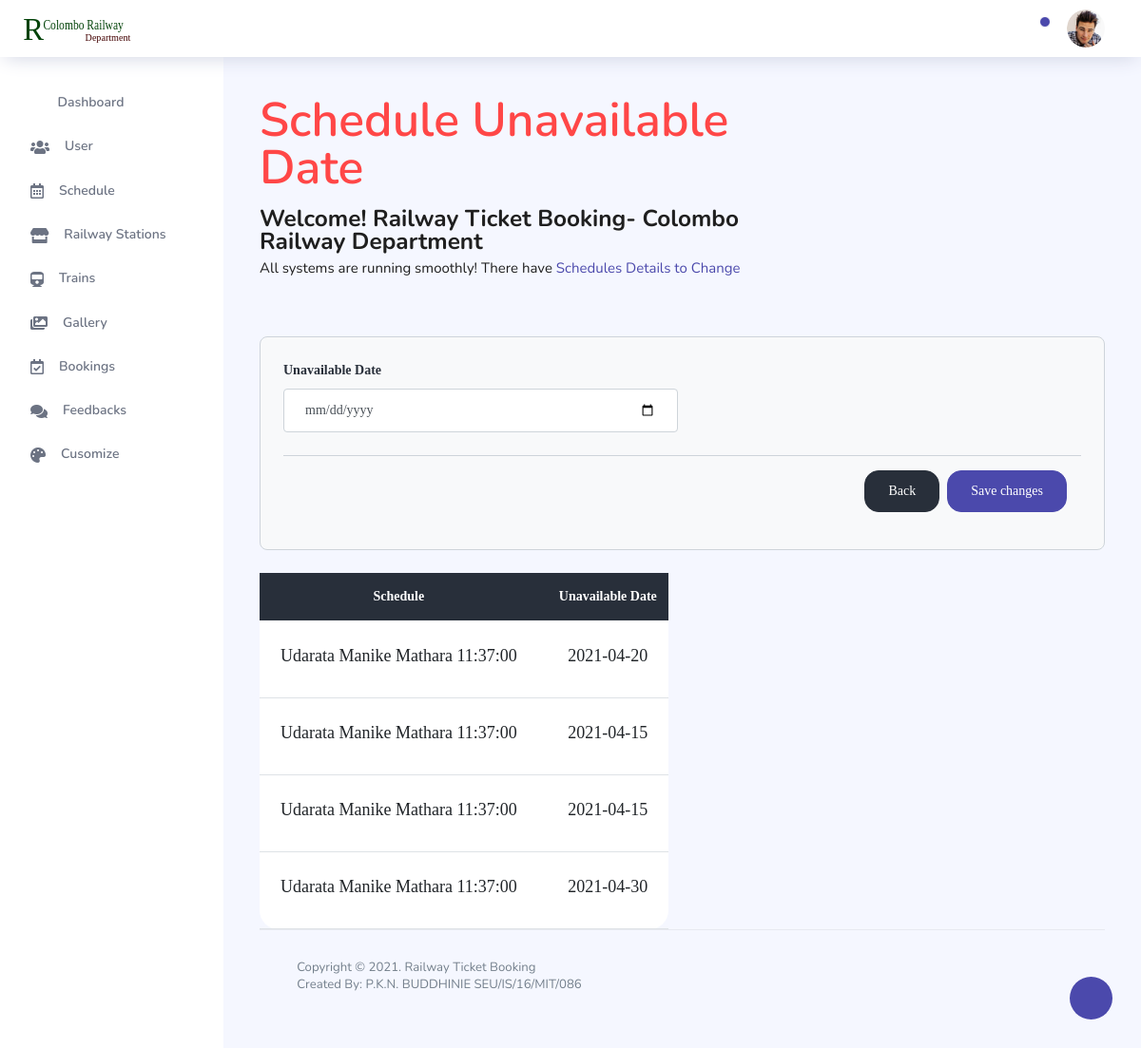
/dashboard/schedulunavailable.php?sch_id=2 (signed in), run on the app's committed database.
### tables this page shows
CREATE TABLE `unavailable` (
  `un_id` int(11) NOT NULL,
  `sch_id` int(255) NOT NULL,
  `un_date` date NOT NULL
);

CREATE TABLE `train` (
  `train_id` int(11) NOT NULL,
  `train_name` varchar(255) NOT NULL,
  `one_class_seats` int(255) NOT NULL,
  `two_class_seats` int(255) NOT NULL,
  `tree_class_seats` int(255) NOT NULL,
  `details` varchar(255) NOT NULL
);

CREATE TABLE `station` (
  `station_id` int(11) NOT NULL,
  `Station_name` varchar(255) NOT NULL
);

CREATE TABLE `schedule` (
  `sch_id` int(11) NOT NULL,
  `train_id` int(255) NOT NULL,
  `depature_time` time NOT NULL,
  `to_station` int(255) NOT NULL,
  `arrive_time` time NOT NULL,
  `distance` varchar(255) NOT NULL,
  `available` varchar(255) NOT NULL,
  `trn_date` datetime NOT NULL,
  `one_class_price` int(255) NOT NULL,
  `two_class_price` int(255) NOT NULL,
  `tree_class_price` int(255) NOT NULL
);

### dashboard/schedulunavailable.php (the view, shortened to what this page needs)
<?php require_once 'nav.php'; ?>
      <nav class="sidebar sidebar-offcanvas" id="sidebar">
        <ul class="nav">
          <li class="nav-item">
            <a class="nav-link" href="index.php">
              <i class="icon-grid menu-icon"></i>
              <span class="menu-title">Dashboard</span>
            </a>
          </li>
          <li class="nav-item">
            <a class="nav-link" href="user.php">
              <i class="fas fa-users menu-icon"></i>
              <span class="menu-title">User</span>
            </a>
          </li>
          <li class="nav-item">
            <a class="nav-link" href="schedule.php">
              <i class="far fa-calendar-alt menu-icon"></i>
              <span class="menu-title">Schedule</span>
            </a>
          </li>
          <li class="nav-item">
            <a class="nav-link" href="station.php">
              <i class="fas fa-store menu-icon"></i>
              <span class="menu-title">Railway Stations</span>
            </a>
          </li>
          <li class="nav-item">
            <a class="nav-link" href="train.php">
              <i class="fas fa-train menu-icon"></i>
              <span class="menu-title">Trains</span>
            </a>
          </li>
          <li class="nav-item">
            <a class="nav-link" href="gallery.php">
              <i class="fas fa-images menu-icon"></i>
              <span class="menu-title">Gallery</span>
            </a>
          </li>
          <li class="nav-item">
            <a class="nav-link" href="bookings.php">
              <i class="far fa-calendar-check menu-icon"></i>
              <span class="menu-title">Bookings</span>
            </a>
          </li>
          <li class="nav-item">
            <a class="nav-link" href="feedbacks.php">
              <i class="fas fa-comments menu-icon"></i>
              <span class="menu-title">Feedbacks</span>
            </a>
          </li>
          <li class="nav-item">
            <a class="nav-link" href="custom.php">
              <i class="fas fa-palette menu-icon"></i>
              <span class="menu-title">Cusomize</span>
            </a>
          </li>
        </ul>
      </nav>
      <div class="main-panel">
        <div class="content-wrapper">
          <div class="row">
            <div class="col-md-12 grid-margin">
              <div class="row">
                <div class="col-11 col-xl-8 mb-4 mb-xl-0">
                  <h1 class="text-danger mt-1">Schedule Unavailable Date</h1>
                  <h3 class="font-weight-bold mt-3">Welcome! Railway Ticket Booking- Colombo Railway Department </h3>
                  <h6 class="font-weight-normal mb-0">All systems are running smoothly! There have <span class="text-primary">Schedules Details to Change</span></h6>
                </div>
              </div>
            </div>
          </div>
          <div class="row">
              <div class="col-md-12 mt-4" style="font-family: \"Times New Roman\",Times, serif;">
                       <form class="reg_form bg-light p-4 border rounded" action="" method="POST" enctype="multipart/form-data">
                    <div class="form-row">
                      <div class="form-group col-md-6">
                      <label class="text-dark" for="original_price"><b>Unavailable Date</b></label><br>
                            <input type="date" id="bookingtime" name="udate" class="form-control">
                      </div>
                    </div>
                  <div class="modal-footer">
                    <button type="button" class="btn btn-dark" onclick="window.location.href='schedule.php'" data-bs-dismiss="modal">Back</button>
                    <button type="submit" name="submit" class="btn btn-primary">Save changes</button>
                  </div>
                </form>
              </div>
          </div>
          <div class="row">
              <div class="col-md-6 mt-4" style="font-family: \"Times New Roman\",Times, serif;">
                      <div class="card">
                            <div class="table-responsive">
                                <table class="table v-middle text-center">
                                    <thead>
                                        <tr class="bg-dark">
                                            <th class="border-top-0 text-white">Schedule</th>
                                            <th class="border-top-0 text-white">Unavailable Date</th>
                                        </tr>
                                    </thead>
                                    <?php $count=1;
                                    $id = $_REQUEST['sch_id'];
                                      $getsch = "SELECT * FROM unavailable where sch_id = '$id'";
                                      $viewresult = mysqli_query($con, $getsch);
                                      ?>
                                    <tbody>
                                      <?php while($row = mysqli_fetch_assoc($viewresult)) {
                                        $sch_id = $row['sch_id'];
                                        $getsch = "SELECT * FROM schedule where sch_id = '$sch_id' ";
                                        $viewresult4 = mysqli_query($con, $getsch);
                                        $row3 = mysqli_fetch_assoc($viewresult4);
                                        $train_id = $row3['train_id'];
                                        $station_id = $row3['to_station'];
                                        $gettrain = "SELECT * FROM train where train_id = '$train_id' ";
                                        $viewresult1 = mysqli_query($con, $gettrain);
                                        $row1 = mysqli_fetch_assoc($viewresult1);
                                        $getstation = "SELECT * FROM station where station_id ='$station_id' ";
                                        $viewresult2 = mysqli_query($con, $getstation);
                                        $row2 = mysqli_fetch_assoc($viewresult2);?>
                                        <tr>
                                            <td><h4><?php echo $row1['train_name']; ?> <?php echo $row2['Station_name']; ?> <?php echo $row3['depature_time']; ?></h4></td>
                                            <td><h4><?php echo $row['un_date']; ?></h4></td>
                                        </tr>
                                        <?php   $count++; } ?>
                                    </tbody>
                                </table>
                            </div>
                        </div>
              </div>
          </div>
        <footer class="footer">
          <div class="d-sm-flex justify-content-center justify-content-sm-between">
            <span class="text-muted text-center text-sm-left d-block d-sm-inline-block">Copyright © 2021.  Railway Ticket Booking <br>
            Created By: P.K.N. BUDDHINIE SEU/IS/16/MIT/086</span>
          </div>
        </footer>
      </div>
    </div>
  </div>
</body>
</html>

### data on the page
unavailable: train.train_name "Udarata Manike", station.Station_name "Mathara", sch.depature_time "11:37:00", un_date "2021-04-20"
unavailable: train.train_name "Udarata Manike", station.Station_name "Mathara", sch.depature_time "11:37:00", un_date "2021-04-15"
unavailable: train.train_name "Udarata Manike", station.Station_name "Mathara", sch.depature_time "11:37:00", un_date "2021-04-15"
unavailable: train.train_name "Udarata Manike", station.Station_name "Mathara", sch.depature_time "11:37:00", un_date "2021-04-30"
